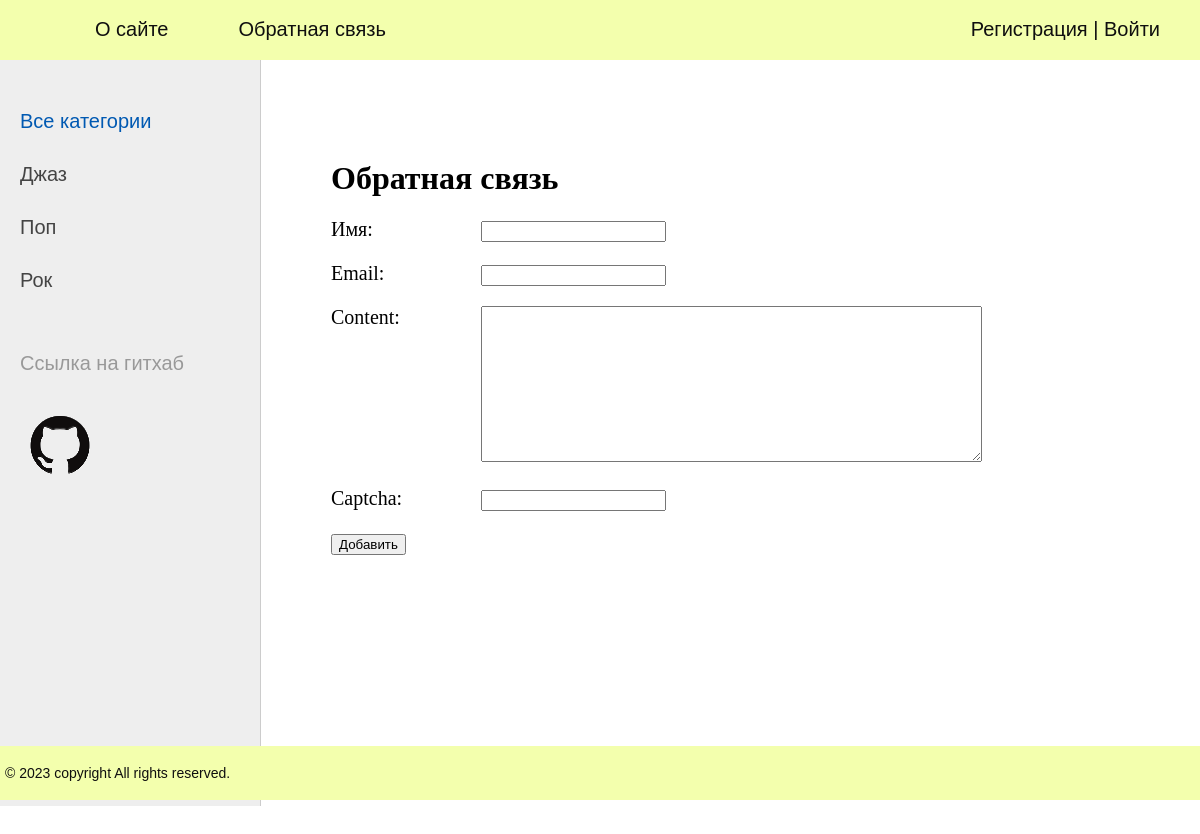
Page /contact/ on the committed database.
### apps/posts/models.py (models this page shows, shortened)
class Category(models.Model):
    name = models.CharField(max_length = 100, db_index = True, verbose_name = 'Жанр')
    slug = models.SlugField(max_length = 255, unique = True, db_index = True, verbose_name = 'URL')
    def get_absolute_url(self):
        return reverse('posts:category', kwargs = {'cat_slug':self.slug})
    class Meta:
        verbose_name = 'Жанр'
        verbose_name_plural = 'Жанры'
        ordering = ['name']

### apps/posts/views.py (the view, shortened to what this page needs)
# urls.py: path('contact/', ContactFormView.as_view(), name='contact'),
class ContactFormView(DataMixin, FormView):
    form_class = ContactForm
    template_name = 'posts/contact.html'
    success_url = reverse_lazy('posts:home')
    def get_context_data(self, *, object_list = None, **kwargs):
        context = super().get_context_data(**kwargs)
        c_def = self.get_user_context(title='Обратная связь')
        context = dict(list(context.items()) + list(c_def.items()))
        return context

### apps/posts/forms.py
class ContactForm(forms.Form):
    name = forms.CharField(label='Имя', max_length=255)
    email = forms.EmailField(label='Email')
    content = forms.CharField(widget=forms.Textarea(attrs={'cols': 60, 'rows': 10}))
    captcha = CaptchaField()

### apps/posts/templatetags/posts_tags.py (called while the page is built)
@register.inclusion_tag(filename = 'posts/list_categories.html')
def show_categories(sort=None, cat_selected = 0):
    if not sort:
        cats = Category.objects.all ()
    else:
        cats = Category.objects.order_by(sort)
    return {"cats": cats, "cat_selected": cat_selected}

### apps/posts/utils.py (called while the page is built)
    def get_user_context(self, **kwargs):
            context = kwargs
            cats = cache.get('cats')
            if not cats:
                cats = Category.objects.annotate(Count('musician'))
                cache.add('cats', cats, 60)
            user_menu = menu.copy ()
            if not self.request.user.is_authenticated:
                user_menu.pop(1)
            context['menu'] = user_menu
            context['cats'] = cats
            if 'cat_selected' not in context:
                  context['cat_selected'] = 0
            return context

### apps/posts/templates/posts/contact.html (shortened to what this page needs)
{% extends 'layout/base.html' %}
{% block content %}
<h1>{{title}}</h1>
<form method="post">
    {% for f in form %}
    <p><label class="form-label" for="{{ f.id_for_label }}">{{f.label}}:</label>{{ f }}</p>
    {% endfor %}
    <button type="submit">Добавить</button>
</form>
{% endblock %}

### apps/posts/templates/posts/list_categories.html
{% for c in cats %}
{% if c.pk == cat_selected %}
<li class="selected">{{c.name}}</li>
{% else %}
<li><a href="{{ c.get_absolute_url }}">{{c.name}}</a></li>
{% endif %}
{% endfor %}

### apps/posts/static/posts/css/styles.css (style rules this page uses)
html, body { font-family: 'Arial'; margin: 0; padding: 0; height: 100%; width: 100%; color: #444; }
a { color: #0059b2; text-decoration: none; }
.left-chapters ul li { margin: 30px 0 0 0; color: #999; }
.left-chapters ul li a { color: #444; text-decoration: none; }
.content-text h1 { font-size: 32px; }
.form-label { display: inline-block; min-width: 150px; vertical-align: top; }

### rows in the picture
Category: name "Джаз"
Category: name "Поп"
Category: name "Рок"

### other values in the picture
{{ m.title }} "О сайте" "Обратная связь"
{{ title }} "Обратная связь"
{{ f.label }} "Имя" "Email" "Content" "Captcha"
